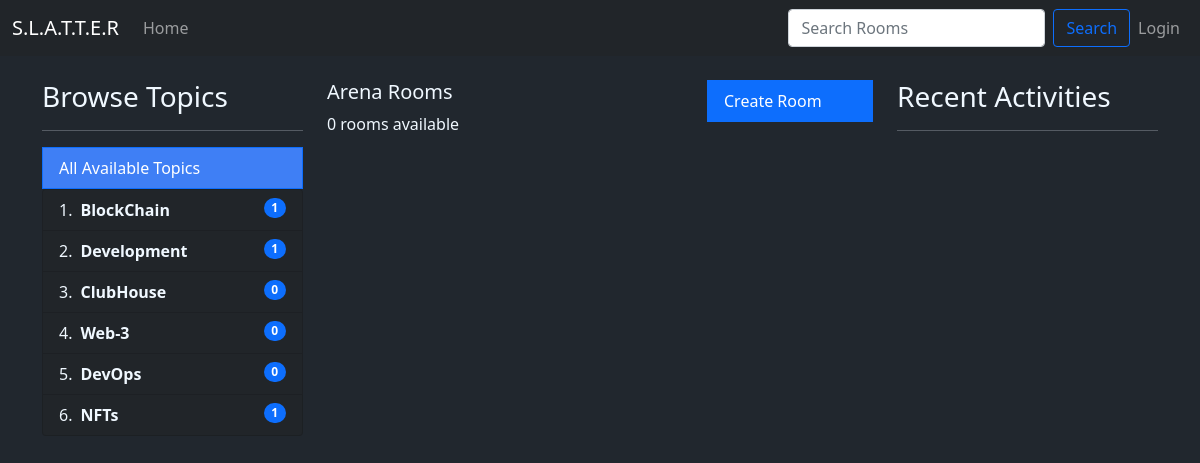
The app's page /?q=ClubHouse with its own data.
### MyApp/models.py (models this page shows, shortened)
class Topic(models.Model):
    name = models.CharField(max_length=100)

### MyApp/views.py (the view)
# urls.py: path('', views.home, name="home"),
def home(request):
    q = request.GET.get('q') if request.GET.get('q') != None else ''
    rooms = Room.objects.filter(
        Q(topic__name__icontains = q) | Q(name__icontains = q) | Q(description__icontains = q)
    )
    topics = Topic.objects.all()
    room_count = rooms.count()
    room_messages = Message.objects.filter(
        Q(room__topic__name__icontains=q))[0:5]
    context = {"rooms":rooms , "topics":topics, "room_count":room_count, 'room_messages': room_messages}
    return render(request, "home.html",context)

### templates/home.html
{% extends 'main.html' %} {%block content%}
<div class="container">
  <div class="row">
    <div class="col-3">{% include 'topics.html' %}</div>
    <div class="col-6">{%include 'feed_component.html'%}</div>
    <div class="col-3">{% include 'activity_component.html' %}</div>
  </div>
</div>
{%endblock content%}

### templates/topics.html
<div>
  <h3>Browse Topics</h3>
  <hr />
  <a
    href="{% url 'home' %}"
    class="list-group-item list-group-item-action active"
    aria-current="true"
    style="background-color: rgb(63, 127, 245)"
  >
    All Available Topics
  </a>
  <ol class="list-group list-group-numbered">
    {% for topic in topics%}
    <li
      style="background-color: #212529; color: aliceblue"
      class="list-group-item d-flex justify-content-between align-items-start"
    >
      <div class="ms-2 me-auto">
        <a
          href="{% url 'home' %}?q={{topic.name}}"
          class="fw-bold"
          style="color: aliceblue; text-decoration: none"
          >{{topic.name}}</a
        >
      </div>
      <span class="badge bg-primary rounded-pill"
        >{{topic.room_set.all.count}}</span
      >
    </li>
    {%endfor%}
  </ol>
</div>

### templates/main.html (style rules this page uses)
body { margin-top: 5rem; background-color: #21272e; color: aliceblue; }

### records on screen
Topic: name "BlockChain", room_set.all.count "1"
Topic: name "Development", room_set.all.count "1"
Topic: name "ClubHouse", room_set.all.count "0"
Topic: name "Web-3", room_set.all.count "0"
Topic: name "DevOps", room_set.all.count "0"
Topic: name "NFTs", room_set.all.count "1"

### other values on screen
{{ room_count }} "0"
